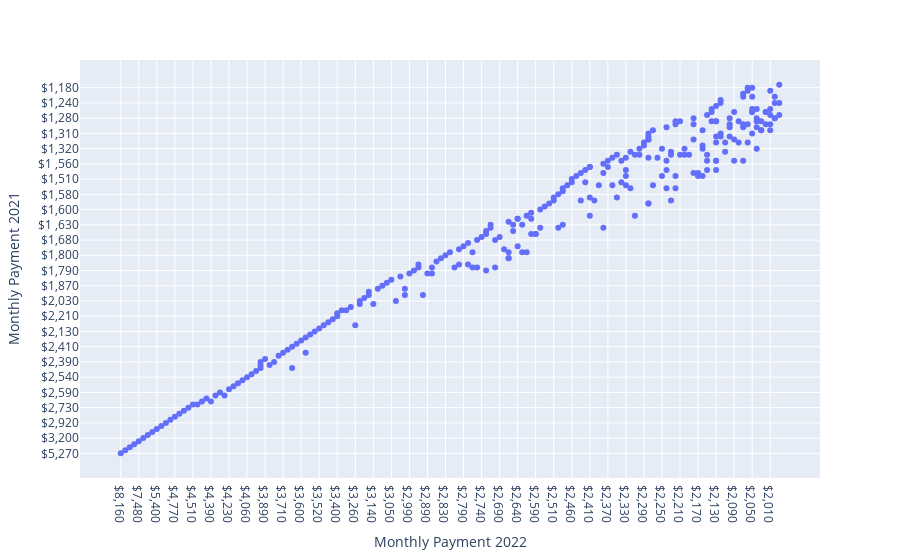

The cell this chart's notebook holds for it:
### Code cell
print(counties.columns)
print()
px.scatter(counties,x='Monthly Payment 2022', y='Monthly Payment 2021').show()

### Figure 1 — Plotly figure (JSON) as saved in the notebook; plotly's stock layout.template omitted (floating-point values rounded to 4 significant figures; data arrays with more than 128 entries replaced by an {"elided": "..."} marker saying what was removed)
{"data": [{"hovertemplate": "Monthly Payment 2022=%{x}<br>Monthly Payment 2021=%{y}<extra></extra>", "legendgroup": "", "marker": {"color": "#636efa", "symbol": "circle"}, "mode": "markers", "name": "", "orientation": "v", "showlegend": false, "type": "scatter", "x": {"elided": "276 str values"}, "xaxis": "x", "y": {"elided": "276 str values"}, "yaxis": "y"}], "layout": {"legend": {"tracegroupgap": 0}, "margin": {"t": 60}, "xaxis": {"anchor": "y", "domain": [0, 1], "title": {"text": "Monthly Payment 2022"}}, "yaxis": {"anchor": "x", "domain": [0, 1], "title": {"text": "Monthly Payment 2021"}}}}
